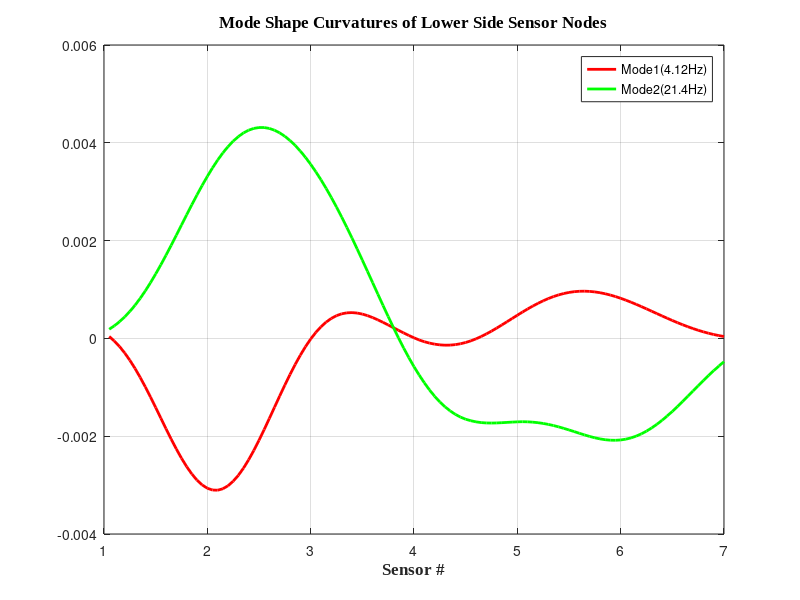

Source code (MATLAB):
clear all
close all
r =10;
lower_curvature_interp(:,1) = [0.00011;
                           0.00012;
                           -0.0058;
                            -0.0010;
                            0.00038;
                            0.00062;
                           -0.00012;
                           -0.00049;
                            0.00083;
                            0.00091;
                            0.001;
                            0.00017];
                 y(:,1) = interp(lower_curvature_interp(:,1),r);          
lower_curvature_interp(:,2) = [0.00029;
                           0.00033;
                           0.0045;
                            0.0041;
                           0.0038;
                           0.0016;
                           -0.001;
                           -0.0021;
                           -0.0012;
                           -0.0019;
                           -0.0023;
                           -0.0017];
                        y(:,2) = interp(lower_curvature_interp(:,2),r);  
Color ={'r','g'};
Type =['+','o'];
for ii=1:2
    plot([1:120],y(:,ii),'color',Color{ii},'LineWidth',2); hold on
end
legend('Mode1(4.12Hz)','Mode2(21.4Hz)');
title('Mode Shape Curvatures of Lower Side Sensor Nodes','FontWeight','bold','FontSize',12,...
    'FontName','Times New Roman');
% set(gca, 'XTick', [x_interp(2:end-1)]);
grid;
xlabel('Sensor #','FontWeight','bold','FontSize',12,...
    'FontName','Times New Roman');
set(gca,'XTickLabel',{'1','2','3','4','5','6','7','8','9','10','11','12'});
